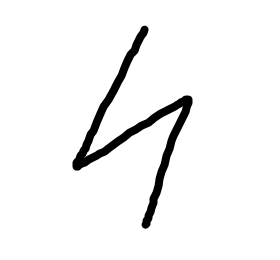
#> input picture data/img/tester.png, 280 x 260 px, given in place of trex.png, which was not available
$ jupyter execute session3_inclass_ak.ipynb   (text cells are left out)
#> lines starting #> are read from the running program, lines starting #| are printed output that depends on the picture; after the words box and inside, x2 and y2 are one past the last pixel; in counts of white or black regions, pixels touching at a corner belong together; pictures that were not available may be replaced by others from this repository, and a replacement may not be noted
[cell 1]
# We need to include the home directory in our path, so we can read in our own module.
import os
import sys
sys.path.append(os.path.join(".."))
import cv2
import numpy as np
from utils.imutils import jimshow
from utils.imutils import jimshow_channel
import matplotlib.pyplot as plt

[cell 2]
# load our dino pal
image = cv2.imread(os.path.join("..", "data", "img", "trex.png"))
#> image is the input picture: shape (260, 280, 3); min 0, max 255, mean 243.1
width = image.shape[1]
#> width = 280
height = image.shape[0]
#> height = 260

[cell 3]
# M = cv2.getRotationMatrix2D((width/2, height/2), 0, 1) # no rotation
# M = cv2.getRotationMatrix2D((width/2, height/2), 45, 1) # 45 degrees counter-clockwise
M = cv2.getRotationMatrix2D((width/2, height/2), -45, 2) # 45 degrees clockwise and zoomed in

[cell 4]
M

[cell 5]
rotated = cv2.warpAffine(image, M, (width, height))
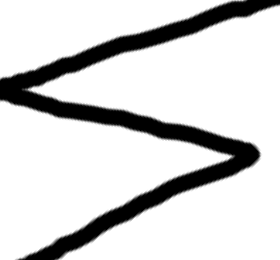
#> rotated: shape (260, 280, 3); min 0, max 255, mean 211.6

[cell 6]
jimshow(rotated, "Rotated 45 degrees around center")
#> (this line was passed over: utils is not available in this run)

[cell 7]
# load our dino pal
image = cv2.imread(os.path.join("..", "data", "img", "trex.png"))
width = image.shape[1]
height = image.shape[0]

[cell 8]
M = np.float64([[1, 0, 25], # 25 pixels right
                [0, 1, 50]]) # 50 pixels down

[cell 9]
shifted = cv2.warpAffine(image, M, (width, height))
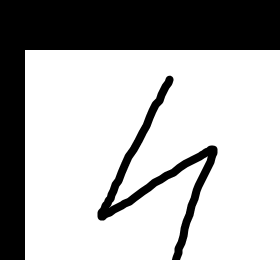
#> shifted: shape (260, 280, 3); min 0, max 255, mean 176.3

[cell 10]
jimshow(shifted, "Shifted down and right")
#> (this line was passed over: utils is not available in this run)

[cell 11]
# cv2.rectangle(image, start_point, end_point, colour, thickness)
cv2.rectangle(image, (50, 200), (200, 225), (0,255,0), 1)
jimshow(image)
#> (this line was passed over: utils is not available in this run)

[cell 12]
(centerX, centerY) = (image.shape[1] // 2, image.shape[0] // 2)
#> centerX = 140; centerY = 130
# // (floored division) gives whole integer value
# 11/2 = 5.5
# 11//2 = 5

[cell 13]
# cv2.circl(image, cent_coords, radio, colour, thickness)
cv2.circle(image, (centerX, centerY), 50, (255,0,0), 1)
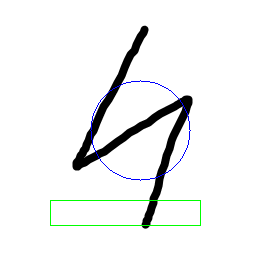
#> image: shape (260, 280, 3); mean B, G, R 242.2, 242.4, 241.2
# cv2.circle(image, (centerX, centerY), 50, (255,0,0), -1) # this FILLS the circle
jimshow(image)
#> (this line was passed over: utils is not available in this run)

[cell 14]
# load our dino pal
image = cv2.imread(os.path.join("..", "data", "img", "trex.png"))

[cell 15]
# Create a 300x300 array of zeros
zeros = np.zeros((height, width), dtype = "uint8")

[cell 16]
rect = cv2.rectangle(zeros, (25, 25), (275, 275), 255, -1) # one colour channel used: 255 is white
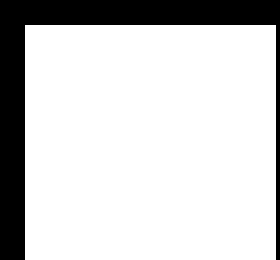
#> zeros: shape (260, 280); 81% white; 1 black region, box (x1, y1, x2, y2) and area: (0, 0, 280, 260) 13815

[cell 17]
jimshow_channel(rect)
#> (this line was passed over: utils is not available in this run)

[cell 18]
# circle
zeros = np.zeros((height, width), dtype = "uint8")

[cell 19]
circ = cv2.circle(zeros, (150, 150), 150, 255, -1)
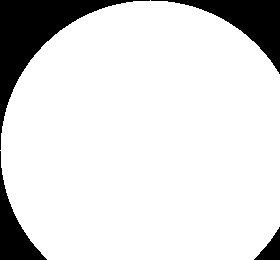
#> zeros: shape (260, 280); 86.4% white; 4 black regions, box (x1, y1, x2, y2) and area: (0, 0, 150, 150) 4980, (151, 0, 280, 74) 2868, (0, 151, 47, 260) 1660, (254, 227, 280, 260) 409

[cell 20]
jimshow_channel(circ)
#> (this line was passed over: utils is not available in this run)

[cell 21]
# Mask should be same shape as image
mask = np.zeros(image.shape[:2], dtype="uint8")

[cell 22]
mask = cv2.rectangle(mask, (100,100), (200, 200), 255, -1)

[cell 23]
jimshow_channel(mask)
#> (this line was passed over: utils is not available in this run)
